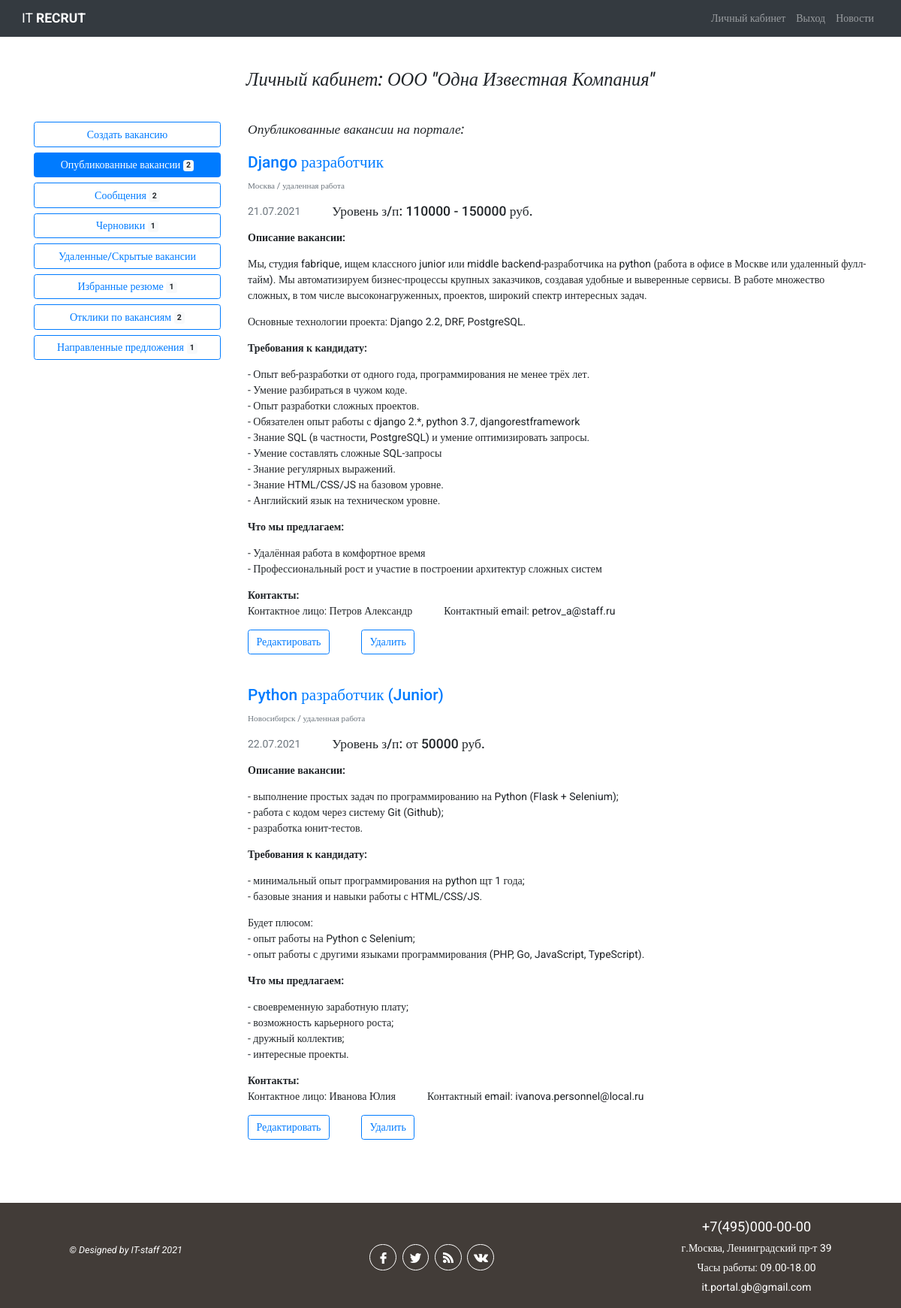
Screenshot of /employer/1/published/ (signed in) with the database file from the repository.
### authapp/models.py (models this page shows, shortened)
class Employer(models.Model):
    NEED_MODER = 'need_moderation'
    MODER_OK = 'moderation_ok'
    MODER_REJECT = 'moderation_reject'
    EMPLOYER_STATUS_CHOICES = (
        (NEED_MODER, 'требуется модерация'),
        (MODER_OK, 'модерация пройдена успешно'),
        (MODER_REJECT, 'отклонено модератором')
    )
    company_name = models.CharField(verbose_name='название компании', max_length=128, unique=True)
    city = models.CharField(verbose_name='город', max_length=64, blank=True)
    tel = models.CharField(verbose_name='телефон', max_length=11, blank=True)
    short_description = models.TextField(verbose_name='краткое описание компании')
    logo = models.ImageField(upload_to='company_logo', blank=True)
    web = models.CharField(verbose_name='вебсайт компании', max_length=64, blank=True)
    is_active = models.BooleanField(default=True)
    user = models.OneToOneField(User, on_delete=models.CASCADE)
    status = models.CharField(verbose_name='статус компании на сайте',
                              choices=EMPLOYER_STATUS_CHOICES, default=NEED_MODER,
                              max_length=32)
    failed_moderation = models.CharField(max_length=512, blank=True, verbose_name='поле '
                                                                                  'заполняется в случае отклонения модерации')
    activation_key = models.CharField(max_length=128, blank=True)
    activation_key_expires = models.DateTimeField(default=(datetime.now() + timedelta(hours=24)))
    class Meta:
        verbose_name_plural = 'Работодатели'

### employerapp/models.py (models this page shows, shortened)
class Vacancy(models.Model):
    ACTION_CHOICE = (
        ('draft', 'сохранить черновик'),
        ('publish', 'опубликовать на портале'),
        ('moderation_ok', 'модерация пройдена'),
        ('moderation_reject', 'модерация отклонена')
    )
    RUB = 'руб.'
    USD = 'USD'
    EUR = 'EUR'
    CURRENCY_CHOICE = (
        (RUB, 'руб.'),
        (USD, 'USD'),
        (EUR, 'EUR')
    )
    FULL = 'полная занятость'
    PART = 'частичная занятость'
    PRJ = 'занятость по проекту'
    REM = 'удаленная работа'
    TYPE_VACANCY = (
        (FULL, 'полная занятость'),
        (PART, 'частичная занятость'),
        (PRJ, 'занятость по проекту'),
        (REM, 'удаленная работа')
    )
    vacancy_name = models.CharField(verbose_name='название вакансии', max_length=128)
    city = models.CharField(verbose_name='город', max_length=64)
    vacancy_type = models.CharField(verbose_name='тип занятости', max_length=32,
                                    choices=TYPE_VACANCY, default=FULL)
    min_salary = models.CharField(verbose_name='минимальный уровень з/п', max_length=32, blank=True,
                              help_text='поле необязательное для заполнения')
    max_salary = models.CharField(verbose_name='максимальный уровень з/п', max_length=32,
                                  blank=True, help_text='поле необязательное для заполнения')
    currency = models.CharField(verbose_name='валюта', max_length=4, blank=True,
                                choices=CURRENCY_CHOICE, help_text='поле необязательное для '
                                                                   'заполнения')
    description = models.TextField(verbose_name='описание / обязанности', max_length=1080)
    requirements = models.TextField(verbose_name='требования к кандидату', max_length=1080)
    conditions = models.TextField(verbose_name='что мы предлагаем', max_length=1080, blank=True,
                                  help_text='поле необязательное для заполнения')
    published = models.DateField(verbose_name='дата публикации', default=datetime.now)
    contact_person = models.CharField(verbose_name='контактное лицо', max_length=128)
    contact_email = models.EmailField(verbose_name='контактная почта', blank=True,
                                      help_text='поле необязательное')
    action = models.CharField(verbose_name='статус', max_length=64, choices=ACTION_CHOICE)
    employer = models.ForeignKey(Employer, on_delete=models.CASCADE)
    hide = models.BooleanField(verbose_name='вакансия удалена / скрыта', default=False)
    is_active = models.BooleanField(default=False)
    failed = models.BooleanField(default=False)
    fall_moderation = models.TextField(verbose_name='Сообщение в случае непрохождения '
            'модерации вакансии', max_length=254, blank=True, help_text='поле необязательное')
    is_favorite = models.BooleanField(verbose_name='добавлено в избранное', default=False)
    class Meta:
        verbose_name_plural = 'Вакансии'

### employerapp/views.py (the view)
# urls.py: path('<int:emp_id>/published/', views.vacancy_published, name='published'),
@login_required
def vacancy_published(request, emp_id):
    title = 'Опубликованные вакансии'
    employer = get_object_or_404(Employer, pk=emp_id)
    vacancies = Vacancy.objects.filter(action='moderation_ok', hide=False,
                                       employer=employer).order_by(
        'published')
    drafts = Vacancy.objects.filter(action='draft', hide=False, employer=employer).order_by(
        'published')
    vacancies_hide = Vacancy.objects.filter(hide=True, employer=employer).order_by(
        'published')
    vacancies_all = Vacancy.objects.filter(Q(action='moderation_ok') | Q(
        action='moderation_reject'), employer=employer).exclude(action='draft').exclude(
        hide=True).order_by('published')
    offers = SendOffers.objects.filter(vacancy__employer=employer.pk).order_by('date')
    take_offers = SendResponse.objects.filter(vacancy__in=vacancies).select_related()
    favorites = FavoriteResumes.objects.filter(employer=employer).order_by('date')
    context = {
        'title': title,
        'vacancies': vacancies,
        'employer': employer,
        'drafts': drafts,
        'vacancies_hide': vacancies_hide,
        'vacancies_all': vacancies_all,
        'offers': offers,
        'take_offers': take_offers,
        'favorites': favorites
    }
    return render(request, 'employerapp/vacancy_published.html', context)

### employerapp/templates/employerapp/vacancy_published.html
{% extends 'mainapp/base.html' %}
{% load static %}
{% block content %}
<div class="container my-5">
    <h3 class="font-italic mb-5 text-center">Личный кабинет: {{ employer.company_name }} </h3>
    <div class="row justify-content-center">
        <div class="col-7 col-sm-4 col-md-3 pr-4 mb-4">
            {% include 'employerapp/include/menu.html' %}
        </div>
        <div class="col-12 col-sm-8 col-md-9">
            {% if vacancies %}
            <h5 class="mb-4 font-italic">Опубликованные вакансии на портале:</h5>
            {% for item in vacancies %}
            {% include 'employerapp/include/vacancy_description.html' %}
            <div class="d-flex mb-5">
                <a class="btn btn-outline-primary mr-5" role="button" href="{% url 'employer:vacancy_edit' employer.pk item.pk %}">
                    Редактировать</a>
                <a class="btn btn-outline-primary" role="button" href="{% url 'employer:vacancy_delete' employer.pk item.pk %}">
                    Удалить</a>
            </div>
            {% endfor %}
            {% else %}
            <p class="text-center">У вас еще нет ни одной опубликованной вакансии.</p>
            {% endif %}
        </div>
    </div>
</div>
{% endblock %}

### employerapp/templates/employerapp/include/vacancy_description.html (shortened to what this page needs)
{% load static %}
<h4 class="pb-1" style="color: #007bff;">{{ item.vacancy_name }}</h4>
<p class="small text-muted">{{ item.city }} / {{ item.vacancy_type }}</p>
<div class="d-flex">
    <p class="text-muted mr-5">{{ item.published|date:"d.m.Y" }}</p>
    <p class="h5">Уровень з/п: {% if item.min_salary and item.max_salary %}
        {{ item.min_salary }} - {{ item.max_salary }} {{ item.currency }}
        {% elif item.min_salary %} от {{ item.min_salary }} {{ item.currency }}
        {% elif item.max_salary %} до {{ item.max_salary }} {{ item.currency }}
        {% else %} не указана
        {% endif %}
    </p>
</div>
<p class="font-weight-bold mb-0">Описание вакансии:</p>
<p class="pt-0">{{ item.description|linebreaks }}</p>
<p class="font-weight-bold mb-0">Требования к кандидату:</p>
<p class="pt-0">{{ item.requirements|linebreaks }}</p>
{% if item.conditions %}
<p class="font-weight-bold mb-0">Что мы предлагаем:</p>
<p class="pt-0">{{ item.conditions|linebreaks }}</p>
{% endif %}
<p class="mt-3 font-weight-bold mb-0">Контакты:</p>
<div class="d-flex">
    <p class="mr-5">Контактное лицо: {{ item.contact_person }}</p>
    <p>Контактный email: {% if item.contact_email %} {{ item.contact_email }}{% else %}
    email не указан {% endif %}</p>
</div>

### static/css/style.css (style rules this page uses)
* { margin: 0; padding: 0; }
html { font-size: 16px; }
@media all and (min-width: 1024px) and (max-width: 1200px) { html { font-size: 14px; } }
html, body { height: 100%; }
body { box-sizing: border-box; font-family: Roboto; display: flex; flex-direction: column; }
.container { flex: 1 0 auto; }

### rows the page displays
Employer: company_name "ООО \"Одна Известная Компания\""
Vacancy: vacancy_name "Django разработчик", city "Москва", vacancy_type "удаленная работа", published "21.07.2021", min_salary "110000", max_salary "150000", currency "руб.", description "Мы, студия fabrique, ищем классного junior или middle backend-разработчика на python (работа в офисе в Москве или удаленный фулл-тайм). Мы автоматизируем бизнес-процессы крупных заказчиков, создавая удобные и выверенные сервисы. В работе множество сложных, в том числе высоконагруженных, проектов, широкий спектр интересных задач. Основные технологии проекта: Django 2.2, DRF, PostgreSQL.", requirements "- Опыт веб-разработки от одного года, программирования не менее трёх лет. - Умение разбираться в чужом коде. - Опыт разработки сложных проектов. - Обязателен опыт работы с django 2.*, python 3.7, djangorestframework - Знание SQL (в частности, PostgreSQL) и умение оптимизировать запросы. - Умение составлять сложные SQL-запросы - Знание регулярных выражений. - Знание HTML/CSS/JS на базовом уровне. - Английский язык на техническом уровне.", conditions "- Удалённая работа в комфортное время - Профессиональный рост и участие в построении архитектур сложных систем", contact_person "Петров Александр", contact_email "petrov_a@staff.ru"
Vacancy: vacancy_name "Python разработчик (Junior)", city "Новосибирск", vacancy_type "удаленная работа", published "22.07.2021", min_salary "50000", currency "руб.", description "- выполнение простых задач по программированию на Python (Flask + Selenium); - работа с кодом через систему Git (Github); - разработка юнит-тестов.", requirements "- минимальный опыт программирования на python щт 1 года; - базовые знания и навыки работы с HTML/CSS/JS. Будет плюсом: - опыт работы на Python c Selenium; - опыт работы с другими языками программирования (PHP, Go, JavaScript, TypeScript).", conditions "- своевременную заработную плату; - возможность карьерного роста; - дружный коллектив; - интересные проекты.", contact_person "Иванова Юлия", contact_email "ivanova.personnel@local.ru"

### other values shown
{{ vacancies|length }} "2"
{{ drafts|length }} "1"
{{ favorites|length }} "1"
{{ take_offers|length }} "2"
{{ offers|length }} "1"
